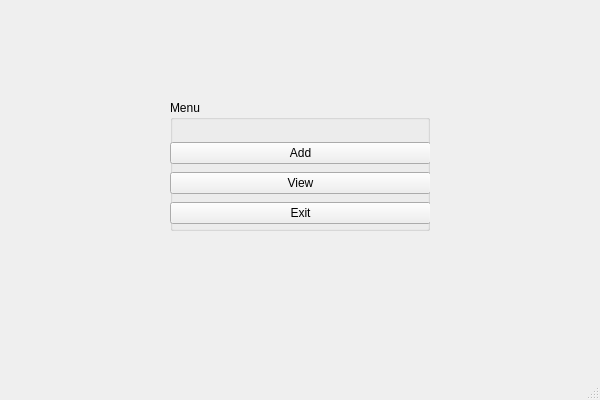
<?xml version="1.0" encoding="UTF-8"?>
<ui version="4.0">
 <class>MainWindow</class>
 <widget class="QMainWindow" name="MainWindow">
  <property name="geometry">
   <rect>
    <x>0</x>
    <y>0</y>
    <width>600</width>
    <height>400</height>
   </rect>
  </property>
  <property name="windowTitle">
   <string>MainWindow</string>
  </property>
  <widget class="QWidget" name="centralwidget">
   <widget class="QGroupBox" name="groupBox">
    <property name="geometry">
     <rect>
      <x>170</x>
      <y>100</y>
      <width>260</width>
      <height>131</height>
     </rect>
    </property>
    <property name="title">
     <string>Menu</string>
    </property>
    <widget class="QWidget" name="">
     <property name="geometry">
      <rect>
       <x>0</x>
       <y>40</y>
       <width>261</width>
       <height>86</height>
      </rect>
     </property>
     <layout class="QVBoxLayout" name="verticalLayout">
      <item>
       <widget class="QPushButton" name="Add">
        <property name="text">
         <string>Add</string>
        </property>
       </widget>
      </item>
      <item>
       <widget class="QPushButton" name="View">
        <property name="text">
         <string>View</string>
        </property>
       </widget>
      </item>
      <item>
       <widget class="QPushButton" name="Exit">
        <property name="text">
         <string>Exit</string>
        </property>
       </widget>
      </item>
     </layout>
    </widget>
   </widget>
  </widget>
  <widget class="QMenuBar" name="menubar">
   <property name="geometry">
    <rect>
     <x>0</x>
     <y>0</y>
     <width>600</width>
     <height>22</height>
    </rect>
   </property>
  </widget>
  <widget class="QStatusBar" name="statusbar"/>
 </widget>
 <resources/>
 <connections/>
</ui>
